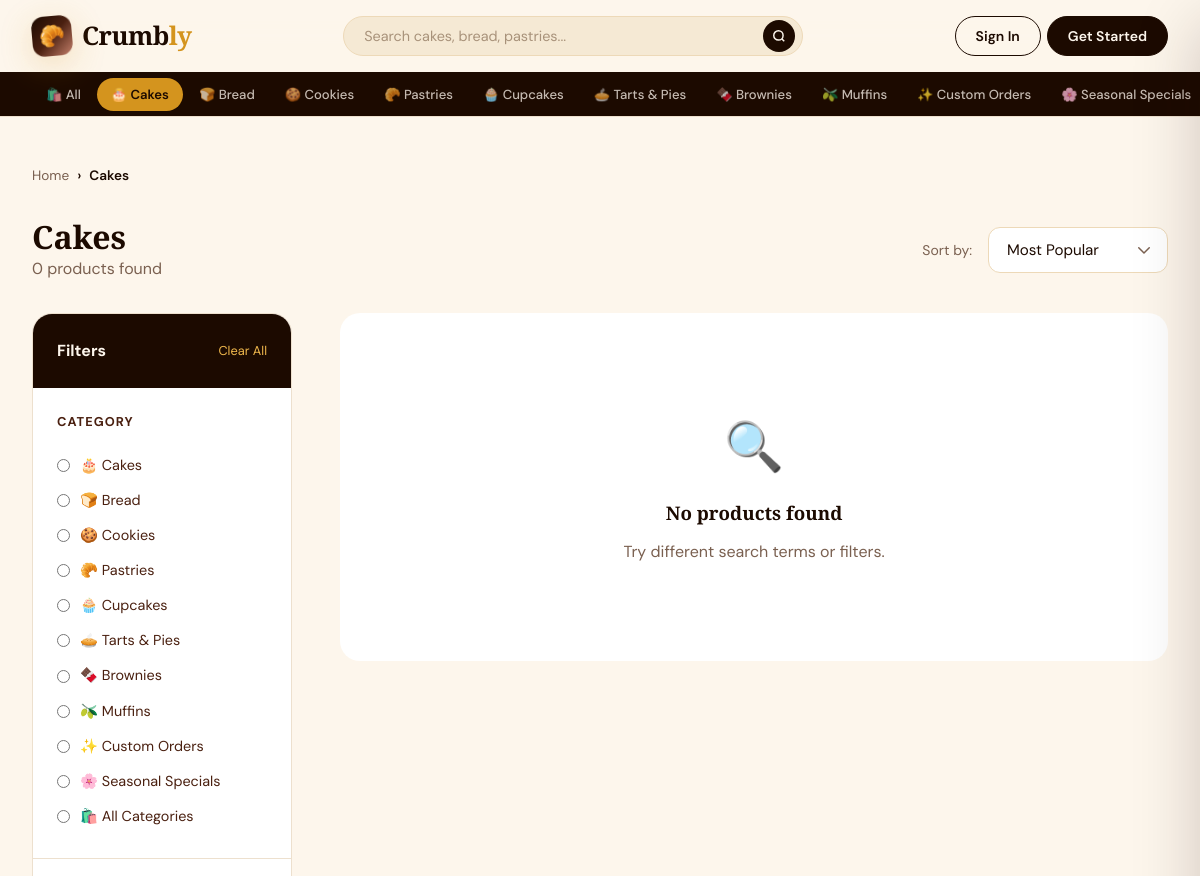
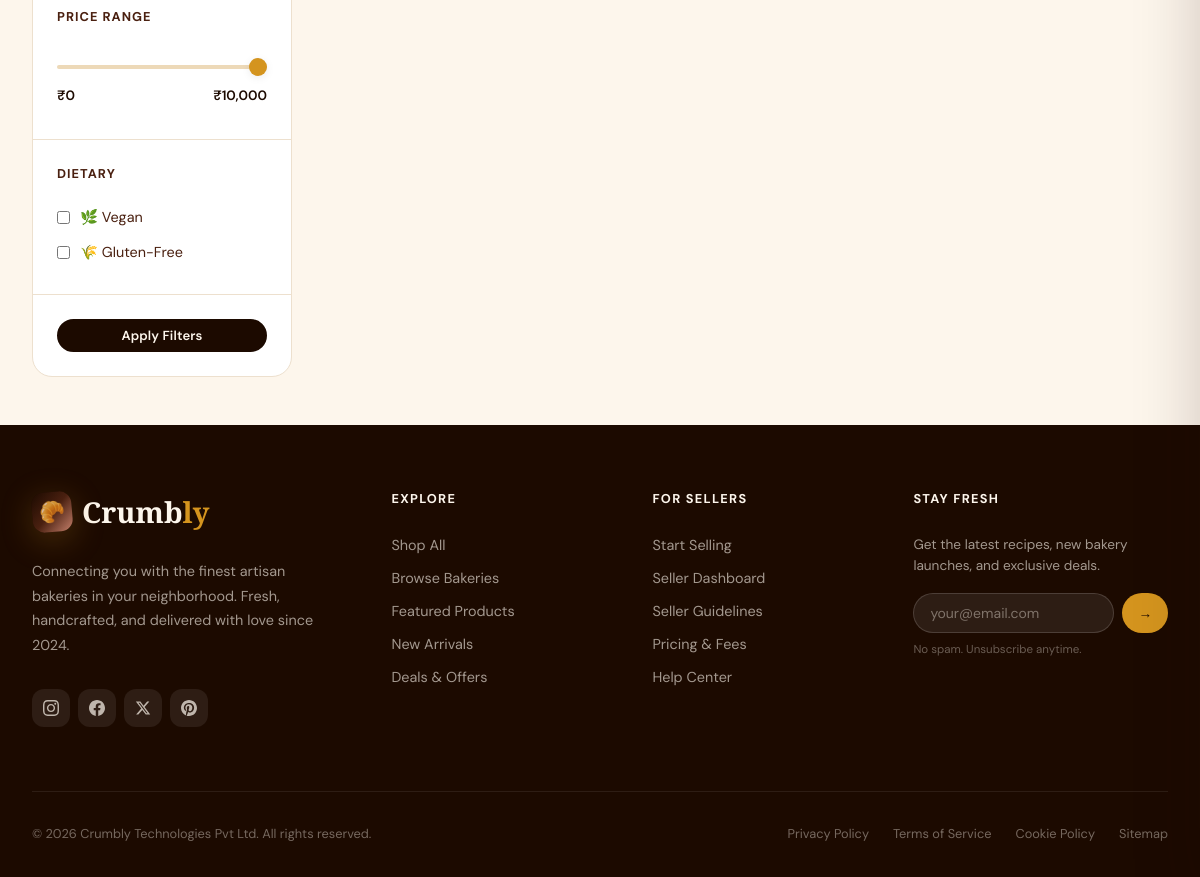
Page /shop.php?cat=cakes on the committed database (2 pictures, top to bottom).
### tables this page shows
CREATE TABLE IF NOT EXISTS categories (
    id INT UNSIGNED AUTO_INCREMENT PRIMARY KEY,
    name VARCHAR(100) NOT NULL,
    slug VARCHAR(100) NOT NULL UNIQUE,
    icon VARCHAR(100),
    description TEXT,
    sort_order INT DEFAULT 0,
    is_active TINYINT(1) DEFAULT 1
);

### includes/config.php (called while the page is built, shortened)
<?php
class Database {
    private static ?PDO $instance = null;
    public static function getInstance(): PDO {
        if (self::$instance === null) {
            $dsn = "mysql:host=" . DB_HOST . ";port=" . DB_PORT . ";dbname=" . DB_NAME . ";charset=" . DB_CHARSET;
            $options = [
                PDO::ATTR_ERRMODE => PDO::ERRMODE_EXCEPTION,
                PDO::ATTR_DEFAULT_FETCH_MODE => PDO::FETCH_ASSOC,
                PDO::ATTR_EMULATE_PREPARES => false,
                PDO::MYSQL_ATTR_INIT_COMMAND => "SET NAMES utf8mb4 COLLATE utf8mb4_unicode_ci"
            ];
            try {
                self::$instance = new PDO($dsn, DB_USER, DB_PASS, $options);
            } catch (PDOException $e) {
                error_log("Database connection failed: " . $e->getMessage());
                die(json_encode(['error' => 'Database connection failed.']));
            }
        }
        return self::$instance;
    }
    public static function query(string $sql, array $params = []): PDOStatement {
        $stmt = self::getInstance()->prepare($sql);
        $stmt->execute($params);
        return $stmt;
    }
    public static function fetch(string $sql, array $params = []): ?array {
        return self::query($sql, $params)->fetch() ?: null;
    }
    public static function fetchAll(string $sql, array $params = []): array {
        return self::query($sql, $params)->fetchAll();
    }
}
function crumbly_get_current_user(): ?array {
    if (!isset($_SESSION['user_id'])) return null;
    return Database::fetch("SELECT * FROM users WHERE id = ? AND is_active = 1", [$_SESSION['user_id']]);
}
function sanitize(string $str): string {
    return htmlspecialchars(trim($str), ENT_QUOTES, 'UTF-8');
}

### shop.php (the view, shortened to what this page needs)
<?php
require_once 'includes/config.php';
$q = sanitize($_GET['q'] ?? '');
$cat = sanitize($_GET['cat'] ?? '');
$sort = sanitize($_GET['sort'] ?? 'popular');
$min_price = (float)($_GET['min'] ?? 0);
$max_price = (float)($_GET['max'] ?? 10000);
$page = max(1, (int)($_GET['page'] ?? 1));
$per_page = PRODUCTS_PER_PAGE;
$offset = ($page-1)*$per_page;
$where = ["p.is_active = 1", "s.is_active = 1", "p.price >= $min_price"];
$params = [];
if ($cat) { $where[] = "c.slug = ?"; $params[] = $cat; }
$order_sql = match($sort) {
    'newest' => 'p.created_at DESC',
    'price_asc' => 'p.price ASC',
    'price_desc' => 'p.price DESC',
    'rating' => 'p.rating DESC',
    default => 'p.total_sold DESC, p.is_featured DESC'
};
$where_sql = 'WHERE '.implode(' AND ', $where);
$total = (int)Database::fetch("SELECT COUNT(*) as cnt FROM products p JOIN shops s ON s.id=p.shop_id LEFT JOIN categories c ON c.id=p.category_id $where_sql", $params)['cnt'];
$products = Database::fetchAll("SELECT p.*, s.shop_name, s.shop_slug, c.name as cat_name, (SELECT image_path FROM product_images WHERE product_id=p.id AND is_primary=1 LIMIT 1) as primary_image, ROUND(((p.compare_price - p.price)/p.compare_price)*100) as discount_pct FROM products p JOIN shops s ON s.id=p.shop_id LEFT JOIN categories c ON c.id=p.category_id $where_sql ORDER BY $order_sql LIMIT $per_page OFFSET $offset", $params);
$categories = Database::fetchAll("SELECT * FROM categories WHERE is_active=1 ORDER BY sort_order");
$page_title = $q ? "Results for \"$q\"" : ($cat ? ucfirst($cat) : 'Shop All Products');
include 'includes/header.php';
?>
<div class="section-sm" style="background:var(--cream)">
<div class="container">
  <div class="breadcrumb"><a href="<?= SITE_URL ?>">Home</a><span class="breadcrumb-sep">›</span><span><?= sanitize($page_title) ?></span></div>
  <div style="display:flex;align-items:center;justify-content:space-between;flex-wrap:wrap;gap:var(--space-md);margin-bottom:var(--space-xl)">
    <div>
      <h1 style="font-family:var(--font-display);font-size:2rem;font-weight:700"><?= sanitize($page_title) ?></h1>
      <p style="color:var(--text-muted)"><?= number_format($total) ?> products found</p>
    </div>
    <div style="display:flex;align-items:center;gap:var(--space-md)">
      <label style="font-size:0.875rem;color:var(--text-muted)">Sort by:</label>
      <select onchange="window.location='?<?= http_build_query(array_filter(array_merge($_GET,['sort'=>'_']))) ?>&sort='+this.value" class="form-select" style="width:180px">
        <?php foreach (['popular'=>'Most Popular','newest'=>'Newest First','price_asc'=>'Price: Low to High','price_desc'=>'Price: High to Low','rating'=>'Highest Rated'] as $k=>$v): ?>
          <option value="<?= $k ?>" <?= $sort===$k?'selected':'' ?>><?= $v ?></option>
        <?php endforeach; ?>
      </select>
    </div>
  </div>
  <div class="shop-layout">
    <aside class="filter-sidebar">
      <div class="filter-header"><span class="filter-title">Filters</span><a href="<?= SITE_URL ?>/shop.php<?= $q?'?q='.urlencode($q):'' ?>" class="filter-clear">Clear All</a></div>
      <form method="GET" id="filterForm">
        <div class="filter-section">
          <p class="filter-section-title">Category</p>
          <?php foreach ($categories as $c): ?>
          <label class="filter-option">
            <span class="filter-option-left"><input type="radio" name="cat" value="<?= $c['slug'] ?>" <?= $cat===$c['slug']?'checked':'' ?> onchange="document.getElementById('filterForm').submit()"> <?= $c['icon'] ?> <?= sanitize($c['name']) ?></span>
          </label>
          <?php endforeach; ?>
          <label class="filter-option"><span class="filter-option-left"><input type="radio" name="cat" value="" <?= !$cat?'checked':'' ?> onchange="document.getElementById('filterForm').submit()"> 🛍️ All Categories</span></label>
        </div>
        <div class="filter-section">
          <p class="filter-section-title">Price Range</p>
          <div class="price-range-wrap">
            <input type="range" class="price-range" id="priceRange" name="max" min="0" max="10000" step="100" value="<?= min($max_price,10000) ?>">
            <div class="price-display"><span>₹0</span><span id="priceDisplay">₹<?= number_format(min($max_price,10000)) ?></span></div>
          </div>
        </div>
        <div class="filter-section">
          <p class="filter-section-title">Dietary</p>
          <label class="filter-option"><span class="filter-option-left"><input type="checkbox" name="vegan" value="1" <?= isset($_GET['vegan'])?'checked':'' ?> onchange="this.form.submit()"> 🌿 Vegan</span></label>
          <label class="filter-option"><span class="filter-option-left"><input type="checkbox" name="gf" value="1" <?= isset($_GET['gf'])?'checked':'' ?> onchange="this.form.submit()"> 🌾 Gluten-Free</span></label>
        </div>
        <div class="filter-section">
          <button type="submit" class="btn btn-primary btn-block btn-sm">Apply Filters</button>
        </div>
      </form>
    </aside>
    <div>
      <?php if (empty($products)): ?>
        <div style="text-align:center;padding:var(--space-4xl);background:var(--white);border-radius:var(--radius-lg)">
          <span style="font-size:3rem">🔍</span>
          <h3 style="font-family:var(--font-display);margin:var(--space-md) 0">No products found</h3>
          <p style="color:var(--text-muted)">Try different search terms or filters.</p>
        </div>
      <?php endif; ?>
    </div>
  </div>
</div>
</div>
<?php include 'includes/footer.php'; ?>

### includes/header.php (shortened to what this page needs)
<?php
$_current_user = crumbly_get_current_user();
$_is_seller    = $_current_user && $_current_user['role'] === 'seller';
$_categories   = Database::fetchAll("SELECT * FROM categories WHERE is_active = 1 ORDER BY sort_order");
$page_title    = $page_title ?? 'Fresh Baked. Delivered Fast.';
?>
<!DOCTYPE html>
<html lang="en">
<head>
  <link rel="stylesheet" href="<?= SITE_URL ?>/assets/css/main.css">
</head>
<body>
<nav class="navbar" id="navbar">
  <div class="container">
    <div class="navbar-inner">
      <a href="<?= SITE_URL ?>/index.php" class="navbar-logo">
        <div class="logo-mark">🥐</div>
        <span class="logo-text">Crumb<span>ly</span></span>
      </a>
      <?php if (!$_is_seller): ?>
      <div class="navbar-search">
        <form method="GET" action="<?= SITE_URL ?>/shop.php" class="search-wrap">
          <input type="search" name="q" class="search-input"
            placeholder="Search cakes, bread, pastries..."
            value="<?= sanitize($_GET['q'] ?? '') ?>" autocomplete="off">
          <button type="submit" class="search-btn" aria-label="Search">
            <svg width="14" height="14" fill="none" viewBox="0 0 24 24" stroke="currentColor" stroke-width="2.5">
              <circle cx="11" cy="11" r="8"/><path d="m21 21-4.35-4.35"/>
            </svg>
          </button>
        </form>
      </div>
      <?php endif; ?>
      <div class="navbar-actions">
        <?php if (!$_current_user): ?>
          <a href="<?= SITE_URL ?>/auth/login.php"  class="btn-nav-login">Sign In</a>
          <a href="<?= SITE_URL ?>/auth/signup.php" class="btn-nav-start">Get Started</a>
        <?php endif; ?>
      </div>
    </div>
  </div>
  <?php if (!$_is_seller): ?>
  <div class="cat-bar">
    <div class="cat-bar-inner">
      <a href="<?= SITE_URL ?>/shop.php" class="cat-link <?= empty($_GET['cat']) ? 'active' : '' ?>">🛍️ All</a>
      <?php foreach ($_categories as $cat): ?>
        <a href="<?= SITE_URL ?>/shop.php?cat=<?= urlencode($cat['slug']) ?>"
           class="cat-link <?= (($_GET['cat'] ?? '') === $cat['slug']) ? 'active' : '' ?>">
          <?= $cat['icon'] ?> <?= sanitize($cat['name']) ?>
        </a>
      <?php endforeach; ?>
    </div>
  </div>
  <?php endif; ?>
</nav>

### rows in the picture
categories: icon "🎂", name "Cakes", slug "☐ 🎂 Cakes"
categories: icon "🍞", name "Bread", slug "☐ 🍞 Bread"
categories: icon "🍪", name "Cookies", slug "☐ 🍪 Cookies"
categories: icon "🥐", name "Pastries", slug "☐ 🥐 Pastries"
categories: icon "🧁", name "Cupcakes", slug "☐ 🧁 Cupcakes"
categories: icon "🥧", name "Tarts & Pies", slug "☐ 🥧 Tarts & Pies"
categories: icon "🍫", name "Brownies", slug "☐ 🍫 Brownies"
categories: icon "🫒", name "Muffins", slug "☐ 🫒 Muffins"
categories: icon "✨", name "Custom Orders", slug "☐ ✨ Custom Orders"
categories: icon "🌸", name "Seasonal Specials", slug "☐ 🌸 Seasonal Specials"

### other values in the picture
$page_title "Cakes"
$total "0"
min($max_price,10000) "10,000"
form field value "Most Popular"
